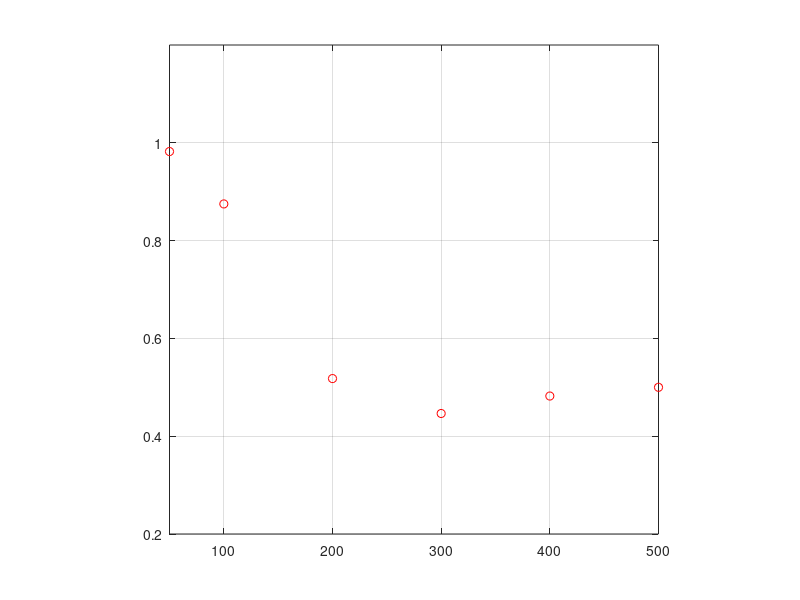

The MATLAB source for this figure: (Note: this script raises an error after producing the figure.)
% Description : Parametric and Non Parametric fit of the Percentage of correct response from the study of Schenkman and Nilson (2010,2011) as a function of distance
%             : The script also computes the threshold value of distance for which the Percentage of correct response is in between 0.73 and 0.75
% Author      : Vijay Kiran Gidla (joy4u18@gmail.com)

clc;
clear all;
close all;

%% DATA

%% Blind percentage of correct

%Conference

bpc_5_conf=round(([9.71 9.18 5.4 5.15 5.2 4.96]./10)*56);
bpc_50_conf=round(([9.83 9.4 6.19 4.88 4.74 4.89]./10)*56);
bpc_500_conf=round(([9.71 9.98 8.94 4.68 5.23 4.7]./10)*56);

%Anechoic

bpc_5_anc=round(([9.79 8.81 5.14 4.39 4.78 5.04]./10)*56);
bpc_50_anc=round(([9.65 9.75 4.98 4.73 4.73 4.71]./10)*56);
bpc_500_anc=round(([9.67 9.94 5.18 4.98 5.56 5.08]./10)*56);

B_AC=[bpc_5_anc;bpc_50_anc;bpc_500_anc;bpc_5_conf;bpc_50_conf;bpc_500_conf];


% Lecture room

bpc_5_lec=round([0.6101 0.5373 ]*56);
% bpc_5_2c_lec=round([0.6607 0.5923]*56);
% bpc_5_4c_lec=round([0.6161 0.5759]*56);
% bpc_5_8c_lec=round([0.7188 0.6101]*56);
% bpc_5_16c_lec=round([0.7470 0.6315]*56);
% bpc_5_32c_lec=round([0.7560 0.6533]*56);
% bpc_5_64c_lec=round([0.7664 0.5391]*56);
bpc_500_lec=round([0.8080 0.5893]*56);

B_L=[bpc_5_lec; bpc_500_lec];


%%  Sighted Percentage of correct


%Conference


spc_5_conf=round(([8.48 7.65 5.86 4.95 4.74 4.8]./10)*56);
spc_50_conf=round(([9.39 8.18 5.81 4.89 4.75 5.08]./10)*56);
spc_500_conf=round(([9.67 9.85 7.12 4.96 4.98 4.98]./10)*56);

%Anechoic

spc_5_anc=round(([9.05 8.15 5.32 4.5 4.75 5.19]./10)*56);
spc_50_anc=round(([9.35 9.23 5.4 5.18 5 4.62]./10)*56);
spc_500_anc=round(([9.74 9.8 4.86 4.78 4.61 4.67]./10)*56);


S_AC=[spc_5_anc; spc_50_anc; spc_500_anc ; spc_5_conf ; spc_50_conf ; spc_500_conf];

% Lecture room

spc_5_lec=round([0.5508]*56);
% spc_5_2c_lec=round([0.5137]*56);
% spc_5_4c_lec=round([0.5467]*56);
% spc_5_8c_lec=round([0.5707]*56);
% spc_5_16c_lec=round([0.6174]*56);
% spc_5_32c_lec=round([0.6921]*56);
% spc_5_64c_lec=round([0.6456]*56);
spc_500_lec=round([0.6209]*56);

S_L=[spc_5_lec; spc_500_lec];

%% Plot of the DATA

x=([50 100 200 300 400 500])';		% Distance 
m=[56 56 56  56 56 56]';			% Total trails at each distance

% x=[100 150]';		% This is for lecture room but as non parametric fit requires 3 inputs these were not conisdered in the analysis of the thesis
% m=[56 56]';

for i=1:size(B_AC,1)

    
r=B_AC(i,:)';

figure(i);
plot( x, r ./ m, 'ro');
axis([min(x) max(x) 0.2 1.2]); 
axis square;
hold on;
grid on;

%% Gaussian Fit
degpol = 1;                                    % Degree of the polynomial
guessing =0.5;                                 % Guessing rate
lapsing = 0.01;                                % Lapsing rate
b = binomfit_lims( r, m, x, degpol,'weibull', guessing, lapsing,2 );
numxfit = 499;                                 % Number of new points to be generated minus 1
xfit = [min(x):(max(x)-min(x))/numxfit:max( x ) ]';
pfit = binomval_lims( b, xfit, 'weibull', guessing, lapsing,2 );
plot( xfit, pfit, 'k' ,'linewidth',2);         % Plot the fitted curve

z_1(i)=mean(xfit(pfit>0.73&pfit<0.75));

%% LSfit

if(length(x)>2)
guessing=0;
lapsing=0;
    
temp=diff(x);
bwd_min = min(temp(temp>0));

% if(isempty(bwd_min))
% bwd_min=min(abs(temp));    %VJ2015
% end

bwd_max = max( x ) - min( x );

% if(bwd_min == bwd_max)
% bwd_min=1;                 %VJ2015
% end

% Switch between cross-validated or bootstrap by manually uncommenting the corresponding lines
% bwd = bandwidth_cross_validation( r, m, x, [ bwd_min, bwd_max ],'logit',guessing,lapsing,2,1,'normpdf',100,1e-6); 
bwd= bandwidth_bootstrap(r, m, x, [ bwd_min, bwd_max ],30,[],'logit',guessing,lapsing,2,1,'normpdf',100,1e-6);

hhh(:,i)=bwd;
% hhh_1(:,i)=bwd;
bwd = bwd(3); % choose the third estimate, which is based on cross-validated deviance
pfit = locglmfit( xfit, r, m, x, bwd,'logit',guessing,lapsing,2,1,'normpdf',100,1e-6);
plot( xfit, pfit, 'b','linewidth',2 );  % Plot the fitted curve

z_2(i)=mean(xfit(pfit>0.73&pfit<0.75));

h1=legend('Mean proportion of correct','Weibull fit','Local linear fit');
set(h1,'location','best');
xlabel('Distance from the object (cm)');
ylabel('Proportion of correct responses');

else
    
h1=legend('Mean proportion of correct','Weibull fit');
set(h1,'location','best');
xlabel('Distance from the object (cm)');
ylabel('Proportion of correct responses');    
end

end

sprintf('%.0f ',z_2)